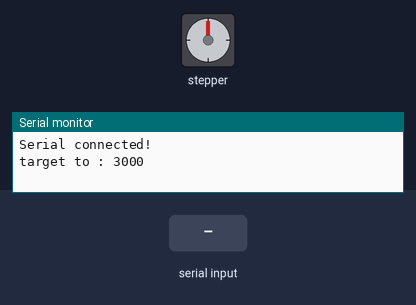
Simulated run of this sketch. Board: Arduino Uno, built with avr-gcc and run on an emulated ATmega328P. Parts: stepper motor, the last lines printed to the serial monitor. Wiring (inferred from the names in the program): stepper motor driver (200 steps per turn assumed): step pin 2; direction pin 3; enable pin 4. The test bench sets the inputs (shaded band).

Above: at 5.1 s.
5.2 s: "90,45\n" received over the second serial link
At 6.1 s:
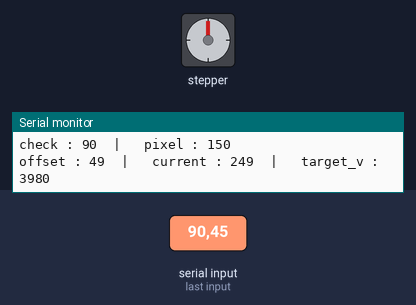
8.2 s: "9999\n" received over the second serial link
11.2 s: "30,150\n" received over the second serial link
At 13.6 s:
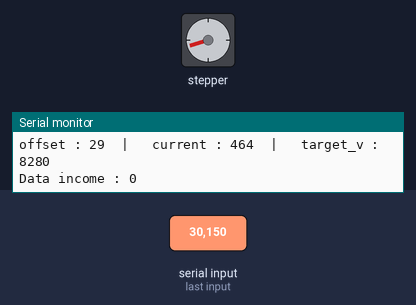
14.0 s: "9999\n" received over the second serial link
At 14.7 s:
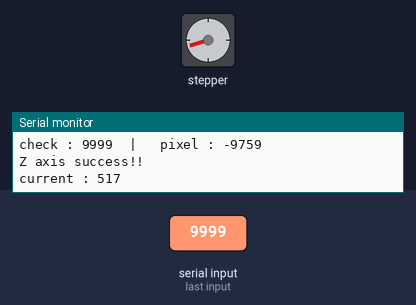
17.0 s: "5\n" received over the second serial link
Timing chart, 0 to 24.0 s (numbered marks = the images above; inputs shaded):
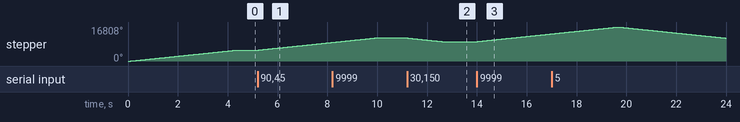

Measured:
- after the input at 5.2 s, stepper: keeps turning clockwise at about 1270°/s, starting at once
- after the input at 11.2 s, stepper: turns 1764° counter-clockwise in 1.4 s, starting at once
- after the input at 14.0 s, stepper: keeps turning clockwise at about 1272°/s, starting at once
- by itself, stepper: turns 5400° clockwise in 4.2 s

The sketch:

uno_for_wifi_input.ino
```cpp
#include <SoftwareSerial.h>

#define STEP_DELAY 700
#define STEP_PIN 2
#define DIR_PIN 3
#define ENA_PIN 4
#define motorpin1 5
#define motorpin2 6
#define motorpin3 10
#define motorpin4 11


SoftwareSerial mySerial(13,12);

int target_pix = 0;
int target_mm = 0;
int target_temp = 0;
int target_value = 0;
int target_delay = 0;
int target_check1 = 0;
int target_check2 = 0;
int current_value = 0;
int target_middle = map(240, 480, 0, 50, 300);
int target_a = 0;
int temp = 0;

int flagy = 1;
int flagz = 0;

void setup()
{
  Serial.begin(115200);
  mySerial.begin(115200);
  Serial.println("Serial connected!");
  pinMode(DIR_PIN, OUTPUT);
  pinMode(STEP_PIN, OUTPUT);
  pinMode(ENA_PIN, OUTPUT);
  digitalWrite(DIR_PIN, HIGH);
  digitalWrite(ENA_PIN, HIGH);
  delay(100);
  target_mm = 200;
  target_temp = target_mm;
  target_value = (target_temp - 50) * 20;
  Serial.print("target to : "); Serial.println(target_value);
  delay(10);
  step_move();


  while(1){
  if(mySerial.available()>0){
    target_pix = mySerial.parseInt();
    Serial.print("Data income : "); Serial.println(target_pix);
    if(target_pix != 0){
      if(target_pix < 19999){
        target_check1 = target_pix;
        target_pix = 240 - target_pix;
        target_mm = target_pix * 0.33;
        Serial.print("check : "); Serial.print(target_check1);
        Serial.print("  |   pixel : "); Serial.println(target_pix);
        if(target_mm < 500 && target_mm > -500){
          Serial.print("offset : "); Serial.print(target_mm);

          target_temp += target_mm;

          Serial.print("  |   current : "); Serial.print(target_temp);
          target_value = (target_temp - 50) * 20;

          Serial.print("  |   target_v : "); Serial.println(target_value);
          if(target_value <= 0) target_value = 0;
          else if(target_value >= 5340) target_value = 5340;
          step_move();
        }
        else if (target_check1 == 9999){
          Serial.println("Z axis success!!");
          target_temp += 53;
          Serial.print("current : "); Serial.println(target_temp);
          target_value = (target_temp - 50) * 20;
          step_move();
          flagz = 0;
        }
      }
      else if(target_pix >= 20000){
        target_check2 = target_pix;
        target_pix -= 20000;
        target_pix  = 354 - target_pix;
        target_mm   = target_pix * 0.4347826087;
        target_delay = abs(target_mm)* 10;
        Serial.print("check : "); Serial.print(target_check2);
        Serial.print("  |   pixel : "); Serial.print(target_pix);
        Serial.print("  |   goal  : "); Serial.print(target_mm);
        Serial.print("  |   delay : "); Serial.println(target_delay);

        if(target_mm < 0){
          dc_forward();
          delay(50);
          dc_stop();
        }
        else if(target_mm > 0 && target_mm < 90000){
          dc_backward();
          delay(50);
          dc_stop();
        }
        else if(target_check2 == 99999){
          dc_stop();
          flagy = 0;
          flagz = 1;
        }
      }
    }
  }
  }
}

void loop(){
}


void step_move(){
  while ( target_value > current_value ){
    step_forward();
  }
  while ( target_value < current_value ){
    step_backward();
  }
  digitalWrite(ENA_PIN, HIGH);
}

void step_forward()
{
  digitalWrite(ENA_PIN, LOW);
  digitalWrite(DIR_PIN, HIGH);
  digitalWrite(STEP_PIN, HIGH);
  delayMicroseconds(STEP_DELAY);
  digitalWrite(STEP_PIN, LOW);
  delayMicroseconds(STEP_DELAY);
  current_value++;
}

void step_backward()
{
  digitalWrite(ENA_PIN, LOW);
  digitalWrite(DIR_PIN, LOW);
  digitalWrite(STEP_PIN, HIGH);
  delayMicroseconds(STEP_DELAY);
  digitalWrite(STEP_PIN, LOW);
  delayMicroseconds(STEP_DELAY);
  current_value--;
}

void dc_forward(){
  analogWrite(motorpin1, 60);
  analogWrite(motorpin2, 0);
  analogWrite(motorpin3, 60);
  analogWrite(motorpin4, 0);
  Serial.println("Forward");
}

void dc_backward(){
  analogWrite(motorpin1, 0);
  analogWrite(motorpin2, 60);
  analogWrite(motorpin3, 0);
  analogWrite(motorpin4, 60);
  Serial.println("Backward");

}

void dc_left(){
  analogWrite(motorpin1, 60);
  analogWrite(motorpin2, 0);
  analogWrite(motorpin3, 0);
  analogWrite(motorpin4, 60);
  Serial.println("left");
}

void dc_right(){
  analogWrite(motorpin1, 0);
  analogWrite(motorpin2, 60);
  analogWrite(motorpin3, 60);
  analogWrite(motorpin4, 0);
  Serial.println("right");
}

void dc_stop(){
  analogWrite(motorpin1, 0);
  analogWrite(motorpin2, 0);
  analogWrite(motorpin3, 0);
  analogWrite(motorpin4, 0);
  Serial.println("stop");
}
```
